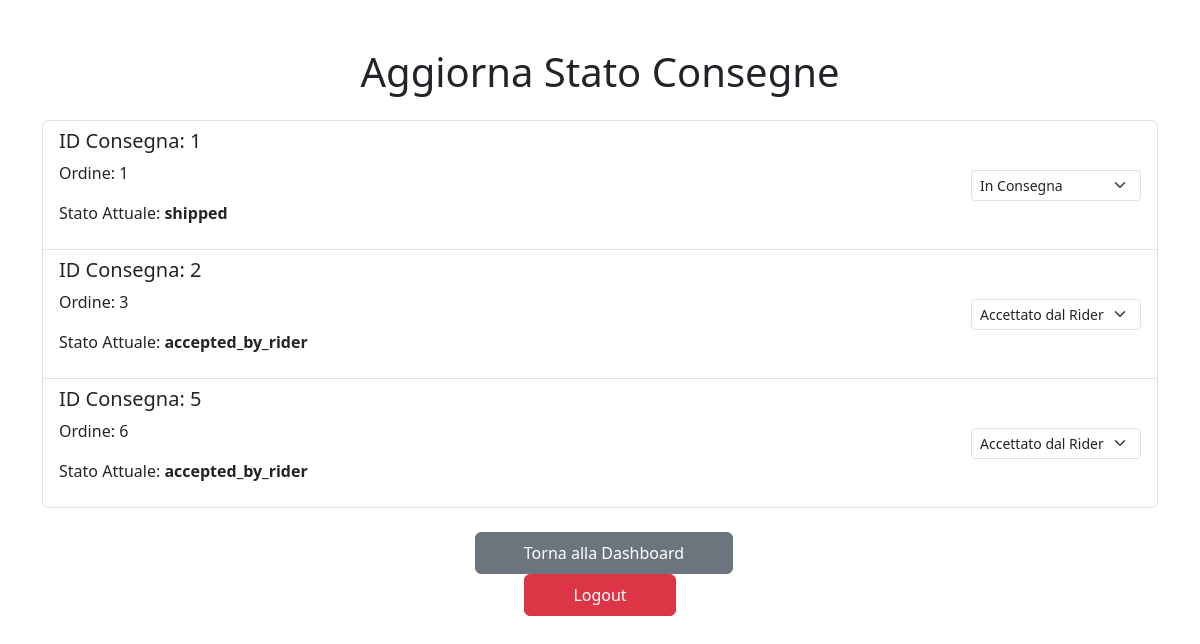
Page /delivery/update-status (signed in) on the committed database.
### app/models/delivery.py (models this page shows, shortened)
class Delivery(db.Model):
    __tablename__ = 'deliveries'
    id = db.Column(db.Integer, primary_key=True)
    order_id = db.Column(db.Integer, db.ForeignKey('orders.id'), nullable=False)
    delivery_person_id = db.Column(db.Integer, db.ForeignKey('users.id'), nullable=False)
    status = db.Column(db.String(50), nullable=False, default='pending')  # pending, accepted, rejected, completed
    current_latitude = db.Column(db.Float, nullable=True)
    current_longitude = db.Column(db.Float, nullable=True)
    created_at = db.Column(db.DateTime, default=datetime.utcnow)
    updated_at = db.Column(db.DateTime, onupdate=datetime.utcnow)
    order = db.relationship('Order', back_populates='delivery')
    delivery_person = db.relationship('User', back_populates='deliveries')

### app/routes/delivery.py (the view)
@delivery_bp.route('/update-status', methods=['GET'])
def update_status():
    access_denied = verify_rider_access()
    if access_denied:
        return access_denied
    deliveries = Delivery.query.filter_by(delivery_person_id=session.get('user_id')).all()
    return render_template('rider_update_status.html', deliveries=deliveries)

### app/utils/session_handler.py (called while the page is built)
def get_session_data():
    return {
        'user_id': session.get('user_id'),
        'role': session.get('role'),
        'restaurant_id': session.get('restaurant_id') if session.get('role') == 'restaurant' else None,
    }

def verify_rider_access():
    session_data = get_session_data()
    if session_data['role'] != 'rider':
        flash('Accesso riservato ai rider.', 'error')
        return redirect(url_for('auth.login'))
    return None  # Accesso consentito

### app/templates/rider_update_status.html (shortened to what this page needs)
<!DOCTYPE html>
<html lang="it">
<head>
    <link href="https://cdn.jsdelivr.net/npm/bootstrap@5.3.0-alpha1/dist/css/bootstrap.min.css" rel="stylesheet">
</head>
<body>
    <div class="container mt-5">
        <h1 class="text-center mb-4">Aggiorna Stato Consegne</h1>
        <div class="list-group">
            {% for delivery in deliveries %}
            <div class="list-group-item d-flex justify-content-between align-items-center">
                <div>
                    <h5>ID Consegna: {{ delivery.id }}</h5>
                    <p>Ordine: {{ delivery.order_id }}</p>
                    <p>Stato Attuale: <strong>{{ delivery.status }}</strong></p>
                </div>
                <div>
                    <select class="form-select form-select-sm status-select" data-id="{{ delivery.id }}">
                        <option value="accepted_by_rider" {% if delivery.status == 'accepted_by_rider' %}selected{% endif %}>Accettato dal Rider</option>
                        <option value="shipped" {% if delivery.status == 'shipped' %}selected{% endif %}>In Consegna</option>
                    </select>
                </div>
            </div>
            {% endfor %}
        </div>
        <div class="text-center mt-4">
            <a href="{{ url_for('auth.rider_dashboard') }}" class="btn btn-secondary py-2 px-5 ms-2">Torna alla Dashboard</a>
            <form action="{{ url_for('auth.logout') }}" method="POST">
                <button type="submit" class="btn btn-danger py-2 px-5">Logout</button>
            </form>
        </div>
    </div>
</body>
</html>

### rows in the picture
Delivery: id "1", order_id "1", status "shipped", status+id "In Consegna"
Delivery: id "2", order_id "3", status "accepted_by_rider", status+id "Accettato dal Rider"
Delivery: id "5", order_id "6", status "accepted_by_rider", status+id "Accettato dal Rider"
